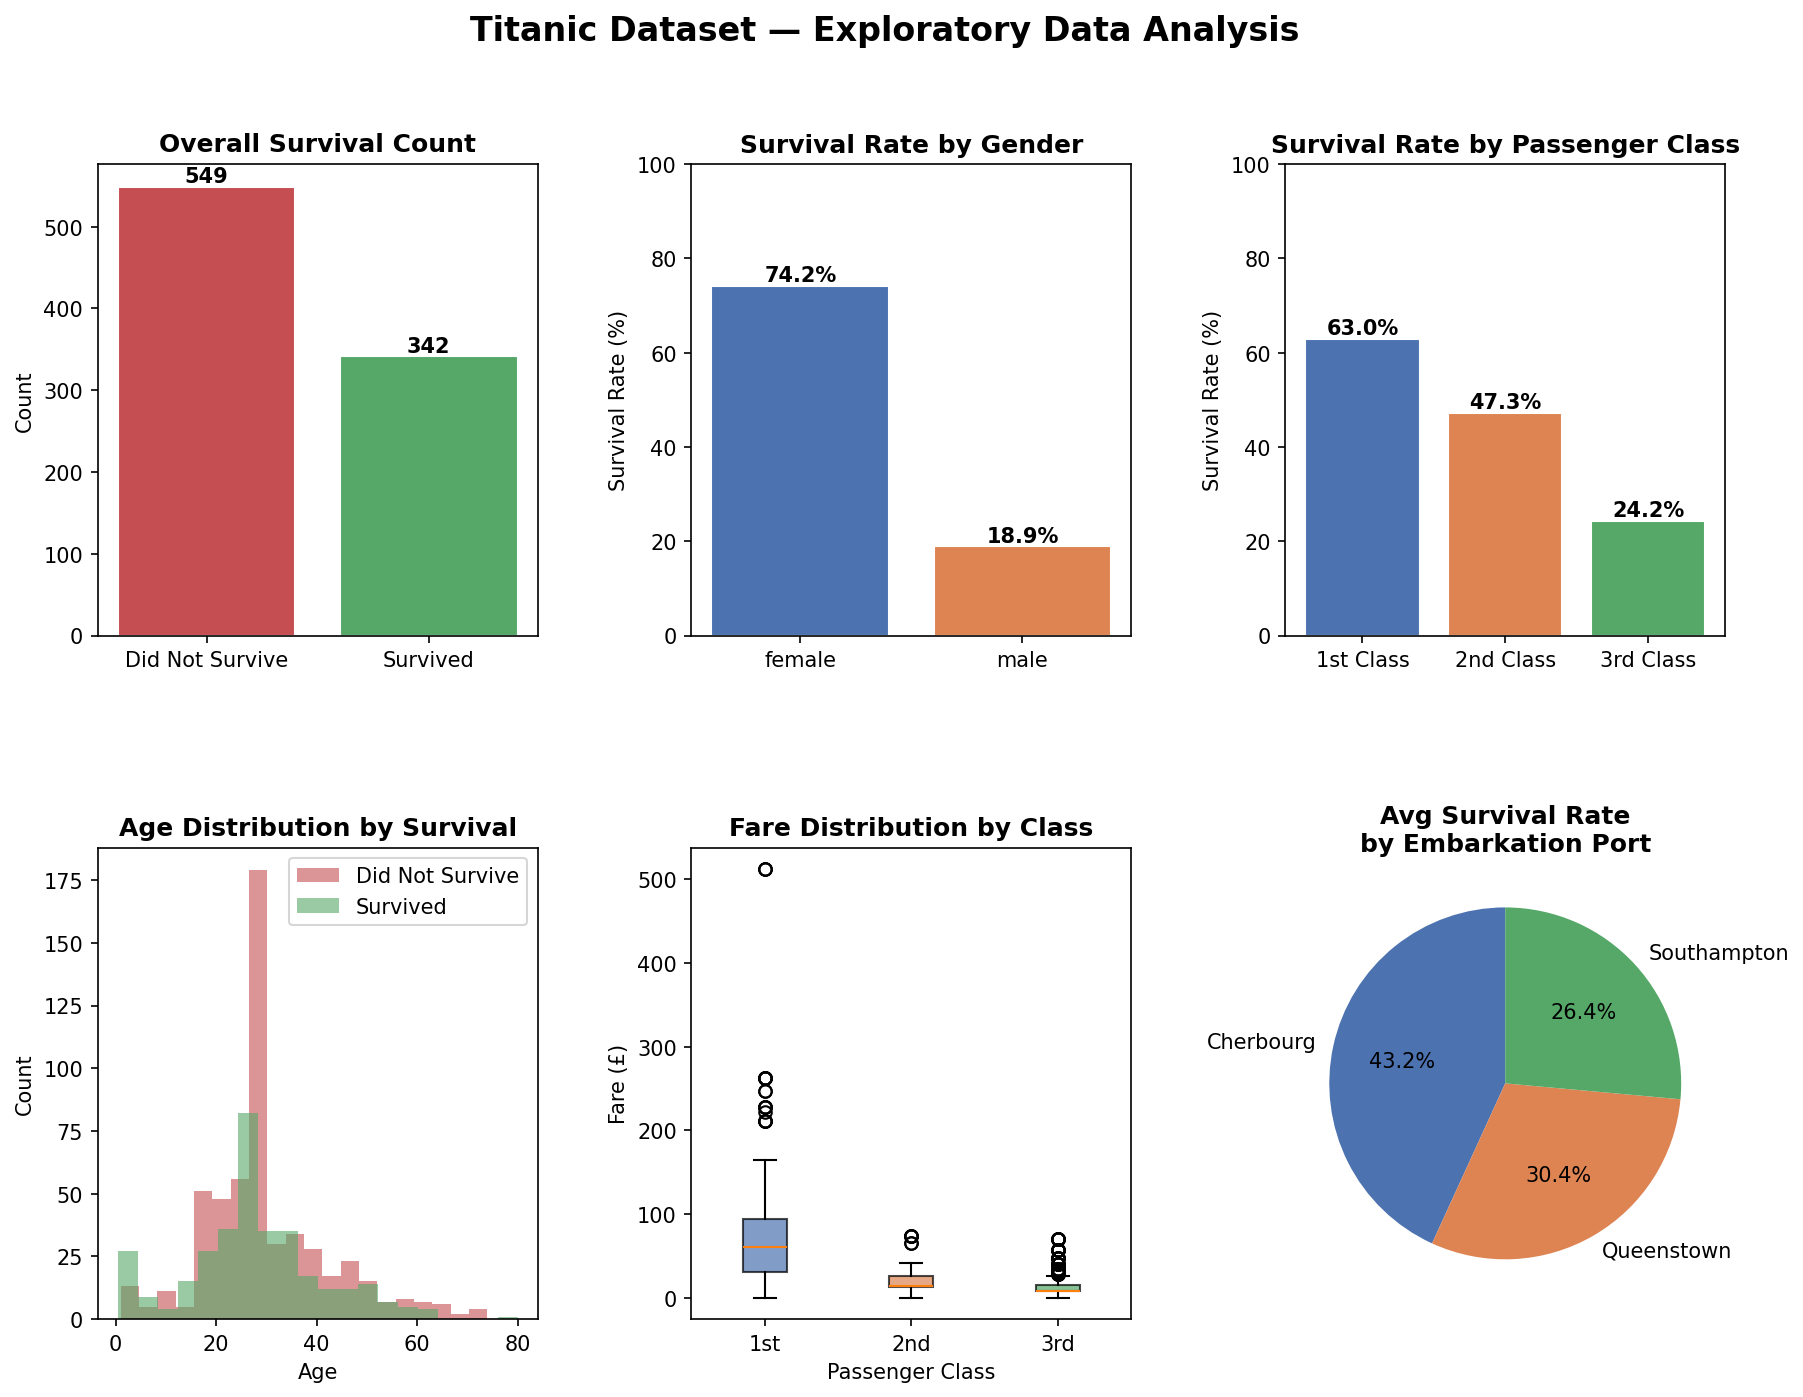

Recreate this plot in Python.
 # ========================================================
#   Real-World Data Analysis: Titanic Dataset
#   Tools: NumPy, Pandas, Matplotlib
# =====================================================

import numpy as np
import pandas as pd
import matplotlib.pyplot as plt
import matplotlib.gridspec as gridspec

# ── 1. LOAD DATA ────────────────────────────────────────────

url = "https://raw.githubusercontent.com/datasciencedojo/datasets/master/titanic.csv"
df = pd.read_csv(url)

# ── 2. BASIC EXPLORATION ─────────────────────────────────────
print("=" * 50)
print("DATASET OVERVIEW")
print("=" * 50)
print(f"Shape       : {df.shape[0]} rows × {df.shape[1]} columns")
print(f"\nColumn Names:\n{df.columns.tolist()}")
print(f"\nFirst 5 Rows:\n{df.head()}")
print(f"\nData Types:\n{df.dtypes}")
print(f"\nMissing Values:\n{df.isnull().sum()}")

# ── 3. DATA CLEANING ─────────────────────────────────────────
df["Age"] = df["Age"].fillna(df["Age"].median())
df["Embarked"] = df["Embarked"].fillna(df["Embarked"].mode()[0])
df.drop(columns=["Cabin"], inplace=True)

print("\n✅ Missing values after cleaning:")
print(df.isnull().sum())

# ── 4. FEATURE ENGINEERING ──────────────────────────────────
df["AgeGroup"] = pd.cut(
    df["Age"],
    bins=[0, 12, 18, 35, 60, 100],
    labels=["Child", "Teen", "Young Adult", "Adult", "Senior"]
)

# ── 5. NUMPY STATS ──────────────────────────────────────────
ages = df["Age"].values

print("\n" + "=" * 50)
print("NUMPY STATISTICS — AGE")
print("=" * 50)
print(f"  Mean Age   : {np.mean(ages):.1f}")
print(f"  Median Age : {np.median(ages):.1f}")
print(f"  Std Dev    : {np.std(ages):.1f}")
print(f"  Min Age    : {np.min(ages):.0f}")
print(f"  Max Age    : {np.max(ages):.0f}")

# ── 6. PANDAS ANALYSIS ──────────────────────────────────────
print("\n" + "=" * 50)
print("PANDAS ANALYSIS")
print("=" * 50)

survival_rate = df["Survived"].mean() * 100
print(f"\nOverall Survival Rate: {survival_rate:.1f}%")

print("\nSurvival by Gender:")
print(df.groupby("Sex")["Survived"].mean().apply(lambda x: f"{x*100:.1f}%"))

print("\nSurvival by Passenger Class:")
print(df.groupby("Pclass")["Survived"].mean().apply(lambda x: f"{x*100:.1f}%"))

print("\nAverage Fare by Class:")
print(df.groupby("Pclass")["Fare"].mean().round(2))

print("\nSurvival by Age Group:")
print(df.groupby("AgeGroup", observed=True)["Survived"].mean().apply(lambda x: f"{x*100:.1f}%"))

# ── 7. VISUALISATION ────────────────────────────────────────
fig = plt.figure(figsize=(14, 10))
fig.suptitle("Titanic Dataset — Exploratory Data Analysis", fontsize=16, fontweight="bold", y=0.98)
gs = gridspec.GridSpec(2, 3, figure=fig, hspace=0.45, wspace=0.35)

COLORS = ["#4C72B0", "#DD8452", "#55A868", "#C44E52", "#8172B2"]

ax1 = fig.add_subplot(gs[0, 0])
counts = df["Survived"].value_counts()
ax1.bar(["Did Not Survive", "Survived"], counts.values, color=[COLORS[3], COLORS[2]], edgecolor="white")
ax1.set_title("Overall Survival Count", fontweight="bold")
ax1.set_ylabel("Count")
for i, v in enumerate(counts.values):
    ax1.text(i, v + 5, str(v), ha="center", fontweight="bold")

ax2 = fig.add_subplot(gs[0, 1])
gender_survival = df.groupby("Sex")["Survived"].mean() * 100
bars = ax2.bar(gender_survival.index, gender_survival.values, color=[COLORS[0], COLORS[1]], edgecolor="white")
ax2.set_title("Survival Rate by Gender", fontweight="bold")
ax2.set_ylabel("Survival Rate (%)")
ax2.set_ylim(0, 100)
for bar in bars:
    ax2.text(bar.get_x() + bar.get_width() / 2, bar.get_height() + 1,
             f"{bar.get_height():.1f}%", ha="center", fontweight="bold")

ax3 = fig.add_subplot(gs[0, 2])
class_survival = df.groupby("Pclass")["Survived"].mean() * 100
ax3.bar(["1st Class", "2nd Class", "3rd Class"], class_survival.values,
        color=COLORS[:3], edgecolor="white")
ax3.set_title("Survival Rate by Passenger Class", fontweight="bold")
ax3.set_ylabel("Survival Rate (%)")
ax3.set_ylim(0, 100)
for i, v in enumerate(class_survival.values):
    ax3.text(i, v + 1, f"{v:.1f}%", ha="center", fontweight="bold")

ax4 = fig.add_subplot(gs[1, 0])
survived = df[df["Survived"] == 1]["Age"]
not_survived = df[df["Survived"] == 0]["Age"]
ax4.hist(not_survived, bins=20, alpha=0.6, color=COLORS[3], label="Did Not Survive")
ax4.hist(survived, bins=20, alpha=0.6, color=COLORS[2], label="Survived")
ax4.set_title("Age Distribution by Survival", fontweight="bold")
ax4.set_xlabel("Age")
ax4.set_ylabel("Count")
ax4.legend()

ax5 = fig.add_subplot(gs[1, 1])
data_by_class = [df[df["Pclass"] == c]["Fare"].values for c in [1, 2, 3]]
bp = ax5.boxplot(data_by_class, patch_artist=True, labels=["1st", "2nd", "3rd"])
for patch, color in zip(bp["boxes"], COLORS[:3]):
    patch.set_facecolor(color)
    patch.set_alpha(0.7)
ax5.set_title("Fare Distribution by Class", fontweight="bold")
ax5.set_xlabel("Passenger Class")
ax5.set_ylabel("Fare (£)")

ax6 = fig.add_subplot(gs[1, 2])
embark_labels = {"C": "Cherbourg", "Q": "Queenstown", "S": "Southampton"}
embark_survival = df.groupby("Embarked")["Survived"].mean() * 100
labels = [embark_labels.get(k, k) for k in embark_survival.index]
ax6.pie(embark_survival.values, labels=labels, autopct="%1.1f%%",
        colors=COLORS[:3], startangle=90)
ax6.set_title("Avg Survival Rate\nby Embarkation Port", fontweight="bold")

plt.savefig("titanic_analysis.png", dpi=150, bbox_inches="tight")
print("\n✅ Chart saved to titanic_analysis.png")
plt.show()
print("\n🎉 Analysis complete!")
